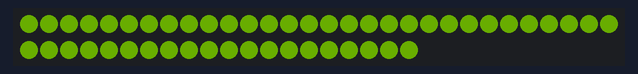
Recording of a sketch running on a simulated Arduino Uno, built with avr-gcc and run on an emulated ATmega328P. Shown: 50 RGB LEDs in strip order, left to right, continuing on the next row. Dim RGB values are drawn brighter than linear; random numbers use the default seed unless the sketch sets one.

Above: at 0.1 s.
At 53.85 s:
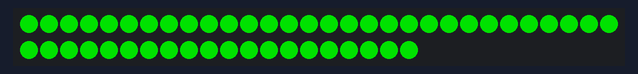
At 128.5 s:
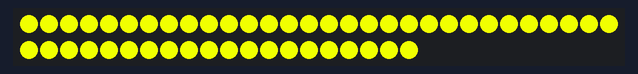

The sketch:

halloween_2024.ino
```cpp
#include <FastLED.h>

#define NUM_LEDS 50
#define DATA_PIN 3

CRGB leds[NUM_LEDS];

// Define a struct to hold color and time range
struct LEDState {
  CRGB color;
  int minTime;
  int maxTime;
};

// Create an array of LEDState objects
LEDState states[] = {
  {CRGB(240, 255, 0), 1000, 4000}, // Bright orange
  {CRGB(30, 50, 0), 600, 800},  // Mid brightness orange
//  {CRGB(10, 20, 0), 600, 1000},  // Low brightness orange
  {CRGB::Black, 50, 100}        // Off
};

// Define weights for each state
int weights[] = {40, 30, 20};

void setup() {
  FastLED.addLeds<NEOPIXEL, DATA_PIN>(leds, NUM_LEDS);
}

void loop() {

  int number_of_yellow_on_off_changes_before_heartbeat = 20;
  int number_of_heartbeats = 15;

  for (int k = 0; k < number_of_yellow_on_off_changes_before_heartbeat; k++) {
    int totalWeight = 0;
    for (int i = 0; i < 3; i++) {
      totalWeight += weights[i];
    }
    int randomWeight = random(0, totalWeight);
    int stateIndex = 0;
    int cumulativeWeight = weights[0];
    while (randomWeight >= cumulativeWeight) {
      stateIndex++;
      cumulativeWeight += weights[stateIndex];
    }
    LEDState currentState = states[stateIndex];
    for(int i = 0; i < NUM_LEDS; i++) {
      leds[i] = currentState.color;
    }
    FastLED.show();
    delay(random(currentState.minTime, currentState.maxTime));
  }

  // Heartbeat
  CRGB lightRed = CRGB(0, 255, 0);
  CRGB midRed = CRGB(0, 110, 0);
  CRGB deepRed = CRGB(0, 40, 0);

  for (int k = 0; k < number_of_heartbeats; k++) {

    for (int j = 16; j >= 0; j--) {
      for (int i = 0; i < NUM_LEDS; i++) {
        leds[i] = blend(midRed, deepRed, j * 16);
      }
      FastLED.show();
      delay(0);
    }
    for (int j = 0; j < 128; j++) {
      for (int i = 0; i < NUM_LEDS; i++) {
        leds[i] = blend(midRed, deepRed, j * 2);
      }
      FastLED.show();
      delay(1.8);
    }
    for (int j = 16; j >= 0; j--) {
      for (int i = 0; i < NUM_LEDS; i++) {
        leds[i] = blend(lightRed, deepRed, j * 16);
      }
      FastLED.show();
      delay(0.00);
    }
    for (int j = 0; j < 128; j++) {
      for (int i = 0; i < NUM_LEDS; i++) {
        leds[i] = blend(lightRed, deepRed, j * 2);
      }
      FastLED.show();
      delay(4);
    }

  }
}
```
